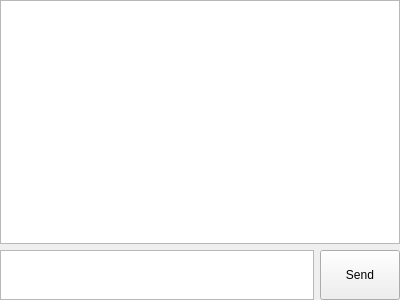
<?xml version="1.0" encoding="UTF-8"?>
<ui version="4.0">
 <class>ChatWgt</class>
 <widget class="QWidget" name="ChatWgt">
  <property name="geometry">
   <rect>
    <x>0</x>
    <y>0</y>
    <width>400</width>
    <height>300</height>
   </rect>
  </property>
  <property name="windowTitle">
   <string>Form</string>
  </property>
  <layout class="QVBoxLayout" name="verticalLayout_2">
   <property name="leftMargin">
    <number>0</number>
   </property>
   <property name="topMargin">
    <number>0</number>
   </property>
   <property name="rightMargin">
    <number>0</number>
   </property>
   <property name="bottomMargin">
    <number>0</number>
   </property>
   <item>
    <layout class="QVBoxLayout" name="verticalLayout">
     <item>
      <widget class="QListView" name="view"/>
     </item>
     <item>
      <layout class="QHBoxLayout" name="horizontalLayout">
       <item>
        <widget class="QTextEdit" name="msgEdit">
         <property name="sizePolicy">
          <sizepolicy hsizetype="Expanding" vsizetype="Fixed">
           <horstretch>0</horstretch>
           <verstretch>0</verstretch>
          </sizepolicy>
         </property>
         <property name="maximumSize">
          <size>
           <width>16777215</width>
           <height>50</height>
          </size>
         </property>
        </widget>
       </item>
       <item>
        <widget class="QPushButton" name="sendButton">
         <property name="maximumSize">
          <size>
           <width>16777215</width>
           <height>50</height>
          </size>
         </property>
         <property name="text">
          <string>Send</string>
         </property>
        </widget>
       </item>
      </layout>
     </item>
    </layout>
   </item>
  </layout>
 </widget>
 <resources/>
 <connections/>
</ui>
